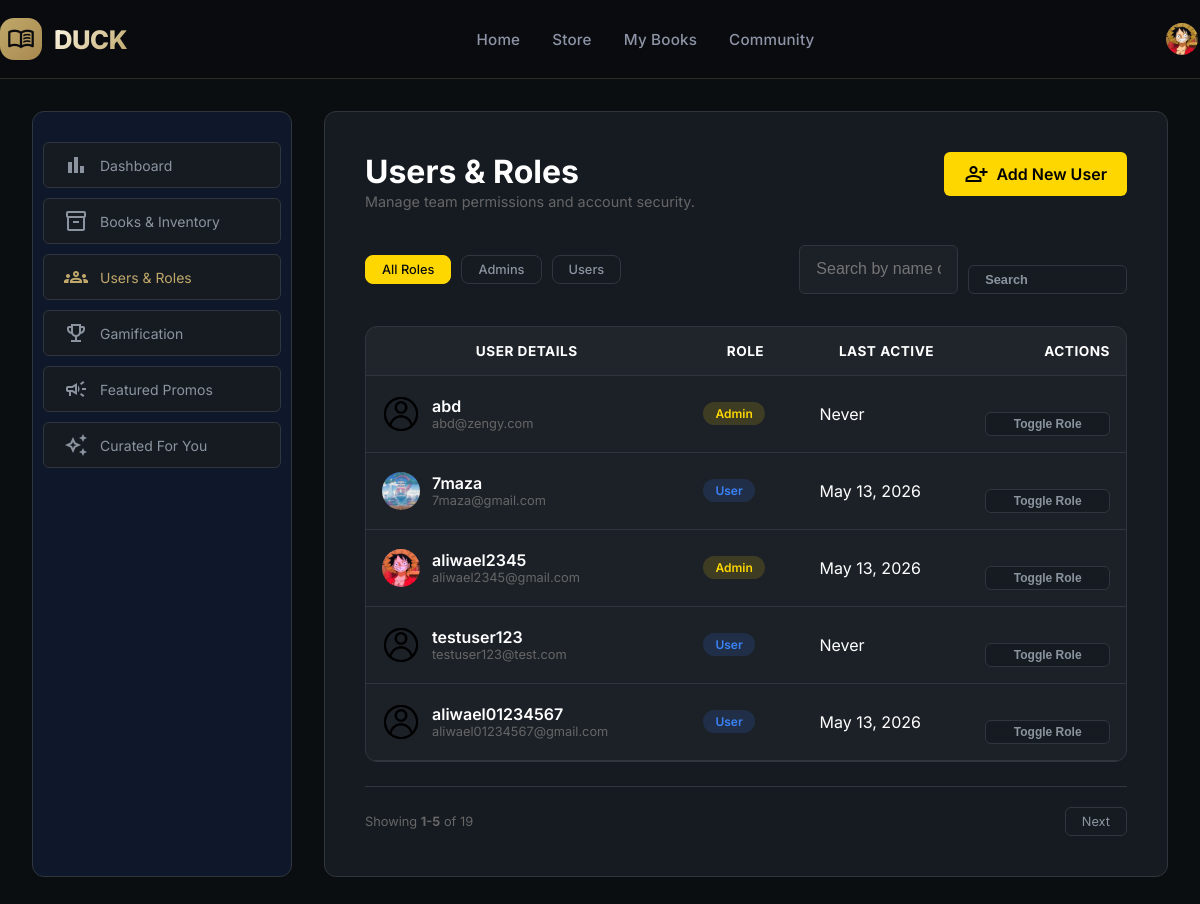
Screenshot of /admin-panel/users/ (signed in) with the database file from the repository.
### Authentication/models.py (models this page shows, shortened)
class User(AbstractUser):
    rank = models.ForeignKey(Rank, on_delete=models.SET_NULL, null=True, blank=True)
    name = models.CharField(max_length=150)
    email = models.EmailField(max_length=255, unique=True)
    role = models.CharField(max_length=20, default='user')
    avatar = models.ImageField(upload_to="avatars/", null=True, blank=True)
    points = models.IntegerField(default=0)
    readings = models.IntegerField(default=0)
    reviews = models.IntegerField(default=0)
    last_active = models.DateField(auto_now=True)
    USERNAME_FIELD = 'email'
    REQUIRED_FIELDS = ['username', 'name']

### AdminPanel/views.py (the view, shortened to what this page needs)
# urls.py: path('users/', UsersRolesIndexView.as_view(), name='users_roles_index'),
class UsersRolesIndexView(View):
    def get(self, request):
        role_filter = request.GET.get('role', 'all').lower()
        search_query = request.GET.get('search', '')
        user_list = User.objects.all().order_by('-date_joined')
        if role_filter == 'admin':
            user_list = user_list.filter(role='admin')
        elif role_filter == 'user':
            user_list = user_list.filter(role='user')
        paginator = Paginator(user_list, 5)
        page_number = request.GET.get('page')
        page_obj = paginator.get_page(page_number)
        context = {
            'page_obj': page_obj,
            'current_filter': role_filter,
            'search_query': search_query,
            'total_count': user_list.count(),
            'form': AddUserForm(),  # Add this line
        }
        return render(request, 'AdminPanel/users_roles.html', context)

### AdminPanel/forms.py (shortened to what this page needs)
class AddUserForm(forms.ModelForm):
    role = forms.ChoiceField(choices=[('user', 'User'), ('admin', 'Admin')], required=True)
    password = forms.CharField(widget=forms.PasswordInput())
    class Meta:
        model = User
        fields = ['username', 'email', 'password']

### templates/AdminPanel/users_roles.html (shortened to what this page needs)
{% extends "base.html" %}
{% load static %}
{% block style %}
<link rel="stylesheet" href="{% static 'css/AdminPanel/user-roles.css' %}">
{% endblock style %}
{% block navbar %}
    {% include "includes/navbar.html" %}
{% endblock navbar %}
{% block content %}
<div class="layout-wrapper">
    {% include "includes/sidebar.html" %}
    <main>
        <header class="users-header">
            <div>
                <h1>Users & Roles</h1>
                <p class="text-secondary">Manage team permissions and account security.</p>
            </div>
            <a href="{% url 'add_user' %}" class="btn-save btn-add-user">
                <span class="material-symbols-outlined">person_add</span> Add New User
            </a>
        </header>
        <div class="actions">
            <div class="role-filter">
                <a href="?role=all" class="filter {% if current_filter == 'all' %}active{% endif %}">All Roles</a>
                <a href="?role=admin" class="filter {% if current_filter == 'admin' %}active{% endif %}">Admins</a>
                <a href="?role=user" class="filter {% if current_filter == 'user' %}active{% endif %}">Users</a>
            </div>
            <form action="" method="GET" class="search-form">
                <input type="text" name="search" placeholder="Search by name or email..." value="{{ search_query }}">
                <button type="submit" class="btn-outline">Search</button>
            </form>
        </div>
        <div class="table-card">
            <div class="table-responsive">
                <table>
                    <thead>
                        <tr>
                            <th>User Details</th>
                            <th>Role</th>
                            <th>Last Active</th>
                            <th class="text-right">Actions</th>
                        </tr>
                    </thead>
                    <tbody>
                        {% for u in page_obj %}
                        <tr>
                            <td>
                                <div class="user-cell-wrapper">
                                    <img src="{% if u.avatar %}{{ u.avatar.url }}{% else %}{% static 'assets/users/guest.png' %}{% endif %}"
                                        class="user-avatar">
                                    <div class="user-info">
                                        <div class="user-name">{{ u.username }}</div>
                                        <div class="subtext">{{ u.email }}</div>
                                    </div>
                                </div>
                            </td>
                            <td>
                                <span class="role {% if u.role == 'admin' %}admin{% else %}user{% endif %}">
                                    {% if u.role == "admin" %}Admin{% else %}User{% endif %}
                                </span>
                            </td>
                            <td>{{ u.last_login|date:"M d, Y"|default:"Never" }}</td>
                            <td class="text-right">
                                <form action="{% url 'toggle_user_role' u.id %}" method="POST" class="inline-form">
                                    <button type="submit" class="btn-outline-sm"
                                        onclick="return confirm('Change role for {{ u.username }}?')">
                                        Toggle Role
                                    </button>
                                </form>
                            </td>
                        </tr>
                        {% empty %}
                        <tr>
                            <td colspan="4" class="text-center empty-state">
                                No users found matching your criteria.
                            </td>
                        </tr>
                        {% endfor %}
                    </tbody>
                </table>
            </div>
            <div class="pagination">
                <span class="subtext">
                    Showing <strong>{{ page_obj.start_index }}-{{ page_obj.end_index }}</strong> of {{ total_count }}
                </span>
                <div class="page-controls">
                    {% if page_obj.has_next %}
                    <a href="?page={{ page_obj.next_page_number }}&role={{ current_filter }}"
                        class="btn-outline">Next</a>
                    {% endif %}
                </div>
            </div>
        </div>
    </main>
</div>
{% endblock content %}

### templates/includes/navbar.html
{% load static %}
{% block navbar %}
<nav class="header" id="main-nav">
    <div class="container header__inner">
        <a href="{% if user.is_authenticated and user.role == 'admin' %}{% url 'dashboard' %}{% else %}{% url 'home' %}{% endif %}" class="logo-group">
            <div class="logo-icon">
                <span class="material-symbols-outlined">menu_book</span>
            </div>
            <div class="logo-text">DUCK</div>
        </a>
        <div class="nav">
            <a href="{% url 'home' %}"
               class="{% if request.resolver_match.url_name == 'home' %}active{% endif %}">
                Home
            </a>
            <a href="{% url 'store' %}"
               class="{% if request.resolver_match.url_name == 'store' %}active{% endif %}">
                Store
            </a>
            <a href="{% url 'my_books' %}"
               class="{% if request.resolver_match.url_name == 'my_books' %}active{% endif %}">
                My Books
            </a>
            <a href="{% url 'community' %}"
               class="{% if request.resolver_match.url_name == 'community' %}active{% endif %}">
                Community
            </a>
        </div>
        <div class="header__actions">
            {% if user.is_authenticated %}
                <a href="{% url 'user_profile' %}" class="avatar-link">
                    <img
                        src="{% if user.avatar %}{{ user.avatar.url }}{% else %}{% static 'assets/images/logo.png' %}{% endif %}"
                        class="avatar-img"
                        alt="avatar"
                    >
                </a>
            {% else %}
                <a href="{% url 'login' %}" class="btn-login">Login</a>
            {% endif %}
        </div>
    </div>
</nav>
{% endblock navbar %}

### static/css/style.css (style rules this page uses)
:root { --brand-primary: #FFD700; --brand-primary-hover: #E6C200; --background-color: #0B0E11; --card-bg: #161B22; --input-bg: #1C2128; --progress-bg: #1e293b; --text-main: #FFFFFF; --text-muted: #8B949E; --text-link: #FFD700; --border-color: #30363D; --radius-main: 12px; --radius-input: 6px; --spacing-card: 40px; --font-main: 'Inter', sans-serif; --font-size-base: 1rem; --font-size-small: 0.875rem; --transition-speed: 0.3s; --btn-padding-y: 10px; --btn-padding-x: 20px; --btn-font-weight: 600; --nav-color: #0F172A; }
a { text-decoration: none; }
* { margin: 0; padding: 0; box-sizing: border-box; }
body { background-color: var(--background-color); color: var(--text-main); font-family: var(--font-main); display: flex; flex-direction: column; min-height: 100vh; }
.header { border-bottom: 1px solid rgba(192, 168, 106, 0.2); background: rgba(10, 12, 16, 0.95); backdrop-filter: blur(4px); position: sticky; top: 0; z-index: 100; }
.container { max-width: 1400px; margin: 0 auto; padding: 0 32px; }
.header__inner { display: flex; justify-content: space-between; align-items: center; padding: 18px 0; }
.logo-group { display: flex; align-items: center; gap: 12px; }
.logo-icon { background: linear-gradient(135deg, #C0A86A, #A8894F); width: 42px; height: 42px; display: flex; align-items: center; justify-content: center; border-radius: 14px; }
.logo-icon span { font-size: 28px; color: #0A0C10; }
.logo-text { font-size: 1.6rem; font-weight: 800; letter-spacing: -0.5px; background: linear-gradient(130deg, #FFF8E7, #C0A86A); background-clip: text; -webkit-background-clip: text; color: transparent; }
.nav { display: flex; gap: 32px; }
.nav a { color: #8D94A5; text-decoration: none; font-weight: 500; font-size: 0.95rem; letter-spacing: 0.2px; transition: color 0.2s ease; }
.header__actions { display: flex; align-items: center; gap: 20px; }
.action-link, .avatar-link { display: flex; align-items: center; text-decoration: none; color: var(--text-muted); transition: all var(--transition-speed) ease; }
.avatar-img { width: 36px; height: 36px; border-radius: 50%; object-fit: cover; border: 2px solid transparent; transition: border-color var(--transition-speed), transform var(--transition-speed); }
.layout-wrapper { display: flex; flex: 1; width: 100%; max-width: 1400px; margin: 0 auto; padding: 0 32px; gap: 32px; }
main { flex: 1; background-color: var(--card-bg); border: 1px solid var(--border-color); border-radius: var(--radius-main); padding: var(--spacing-card); margin: 32px 0; transition: all var(--transition-speed) ease; }
input { width: 100%; background-color: var(--input-bg); border: 1px solid var(--border-color); border-radius: var(--radius-input); padding: 12px 16px; color: var(--text-main); font-size: var(--font-size-base); box-sizing: border-box; transition: border-color var(--transition-speed); }
button { width: 100%; background: var(--card-bg); color: var(--text-muted); border: 1px solid var(--border-color); border-radius: var(--radius-input); padding: 14px; font-size: var(--font-size-base); font-weight: 700; cursor: pointer; margin-top: 20px; transition: all var(--transition-speed) ease; }
.btn-save { background-color: var(--brand-primary); color: #000; border: none; padding: var(--btn-padding-y) var(--btn-padding-x); border-radius: var(--radius-input); cursor: pointer; font-weight: var(--btn-font-weight); transition: background-color var(--transition-speed); }
p { color: var(--text-muted); line-height: 1.5; }

### rows the page displays
User: avatar (picture)
User: username "abd", email "abd@zengy.com", role "Admin", last_login "Never"
User: avatar (picture), username "7maza", email "7maza@gmail.com", role "User", last_login "May 13, 2026"
User: avatar (picture), username "aliwael2345", email "aliwael2345@gmail.com", role "Admin", last_login "May 13, 2026"
User: username "testuser123", email "testuser123@test.com", role "User", last_login "Never"
User: username "aliwael01234567", email "aliwael01234567@gmail.com", role "User", last_login "May 13, 2026"

### other values shown
{{ page_obj.start_index }} "1"
{{ page_obj.end_index }} "5"
{{ total_count }} "19"
